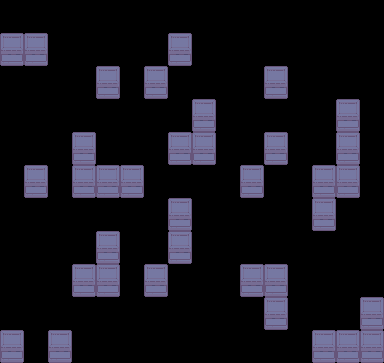

A level layout from a 2D game, rendered from its tile map. Below: a short description, then the map file with its tile-grid data intact:
An orthogonal 16x11 tile map with 24x33 px tiles, 1 tile layer (walls), 1 hidden layer not drawn, 2 tilesets and 34 objects (34x box).

<map version="1.5" tiledversion="1.7.2" orientation="orthogonal" renderorder="right-down" width="16" height="11" tilewidth="24" tileheight="33" infinite="0" nextlayerid="6" nextobjectid="80">
 <editorsettings>
  <export target="box_map_2.json" format="json" />
 </editorsettings>
 <tileset firstgid="1" source="../prueba.tsx" />
 <tileset firstgid="136" name="tileset_bmy" tilewidth="24" tileheight="33" spacing="1" tilecount="130" columns="5">
  <image source="prueba.png" width="128" height="896" />
 </tileset>
 <layer id="1" name="background" width="16" height="11" visible="0">
  <data encoding="csv">
41,42,43,44,42,43,44,42,43,44,42,43,44,42,43,44,
6,7,8,9,10,7,8,9,10,7,8,9,10,7,8,9,
11,12,13,14,15,12,13,14,15,12,13,14,15,12,13,14,
6,7,8,9,10,7,8,9,10,7,8,9,10,7,8,9,
11,12,13,14,15,12,13,14,15,12,13,14,15,12,13,14,
6,7,8,9,10,7,8,9,10,7,8,9,10,7,8,9,
11,12,13,14,15,12,13,14,15,12,13,14,15,12,13,14,
6,7,8,9,10,7,8,9,10,7,8,9,10,7,8,9,
11,12,13,14,15,12,13,14,15,12,13,14,15,12,13,14,
6,7,8,9,10,7,8,9,10,7,8,9,10,7,8,9,
11,12,13,14,15,12,13,14,15,12,13,14,15,12,13,14
</data>
 </layer>
 <layer id="5" name="walls" width="16" height="11">
  <data encoding="csv">
0,0,0,0,0,0,0,0,0,0,0,0,0,0,0,0,
21,21,0,0,0,0,0,21,0,0,0,0,0,0,0,0,
0,0,0,0,21,0,21,0,0,0,0,21,0,0,0,0,
0,0,0,0,0,0,0,0,21,0,0,0,0,0,21,0,
0,0,0,21,0,0,0,21,21,0,0,21,0,0,21,0,
0,21,0,21,21,21,0,0,0,0,21,0,0,21,21,0,
0,0,0,0,0,0,0,21,0,0,0,0,0,21,0,0,
0,0,0,0,21,0,0,21,0,0,0,0,0,0,0,0,
0,0,0,21,21,0,21,0,0,0,21,21,0,0,0,0,
0,0,0,0,0,0,0,0,0,0,0,21,0,0,0,21,
21,0,21,0,0,0,0,0,0,0,0,0,0,21,21,21
</data>
 </layer>
 <objectgroup id="2" name="boxes" visible="0">
  <object id="4" name="box" x="72" y="33" width="24" height="33" />
  <object id="5" name="box" x="192" y="33" width="24" height="33" />
  <object id="6" name="box" x="264" y="33" width="24" height="33" />
  <object id="7" name="box" x="336" y="33" width="24" height="33" />
  <object id="8" name="box" x="0" y="66" width="24" height="33" />
  <object id="9" name="box" x="288" y="66" width="24" height="33" />
  <object id="10" name="box" x="240" y="99" width="24" height="33" />
  <object id="11" name="box" x="288" y="99" width="24" height="33" />
  <object id="12" name="box" x="48" y="99" width="24" height="33" />
  <object id="13" name="box" x="120" y="99" width="24" height="33" />
  <object id="14" name="box" x="24" y="132" width="24" height="33" />
  <object id="15" name="box" x="96" y="132" width="24" height="33" />
  <object id="16" name="box" x="144" y="132.5" width="24" height="33" />
  <object id="17" name="box" x="240" y="132" width="24" height="33" />
  <object id="19" name="box" x="288" y="165" width="24" height="33" />
  <object id="20" name="box" x="0" y="198" width="24" height="33" />
  <object id="21" name="box" x="192" y="165" width="24" height="33" />
  <object id="22" name="box" x="48" y="198" width="24" height="33" />
  <object id="23" name="box" x="144" y="198" width="24" height="33" />
  <object id="24" name="box" x="240" y="198" width="24" height="33" />
  <object id="25" name="box" x="360" y="198" width="24" height="33" />
  <object id="26" name="box" x="0" y="231" width="24" height="33" />
  <object id="27" name="box" x="24" y="297" width="24" height="33" />
  <object id="28" name="box" x="24" y="264" width="24" height="33" />
  <object id="29" name="box" x="48" y="264" width="24" height="33" />
  <object id="30" name="box" x="120" y="231" width="24" height="33" />
  <object id="31" name="box" x="120" y="330" width="24" height="33" />
  <object id="32" name="box" x="192" y="264" width="24" height="33" />
  <object id="33" name="box" x="216" y="231" width="24" height="33" />
  <object id="34" name="box" x="240" y="297" width="24" height="33" />
  <object id="35" name="box" x="264" y="231" width="24" height="33" />
  <object id="36" name="box" x="288" y="264" width="24" height="33" />
  <object id="37" name="box" x="312" y="231" width="24" height="33" />
  <object id="38" name="box" x="312" y="297" width="24" height="33" />
 </objectgroup>
</map>